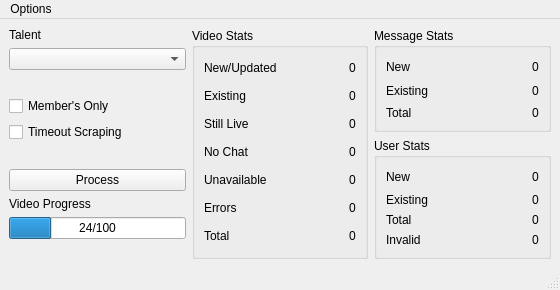
<?xml version="1.0" encoding="UTF-8"?>
<ui version="4.0">
 <class>MainWindow</class>
 <widget class="QMainWindow" name="MainWindow">
  <property name="enabled">
   <bool>true</bool>
  </property>
  <property name="geometry">
   <rect>
    <x>0</x>
    <y>0</y>
    <width>560</width>
    <height>290</height>
   </rect>
  </property>
  <property name="sizePolicy">
   <sizepolicy hsizetype="Fixed" vsizetype="Fixed">
    <horstretch>0</horstretch>
    <verstretch>0</verstretch>
   </sizepolicy>
  </property>
  <property name="minimumSize">
   <size>
    <width>560</width>
    <height>290</height>
   </size>
  </property>
  <property name="maximumSize">
   <size>
    <width>560</width>
    <height>290</height>
   </size>
  </property>
  <property name="windowTitle">
   <string>Youtube Database Updater</string>
  </property>
  <widget class="QWidget" name="centralwidget">
   <layout class="QGridLayout" name="gridLayout_4">
    <item row="0" column="0" rowspan="2">
     <layout class="QGridLayout" name="grid_00">
      <item row="2" column="0">
       <widget class="QPushButton" name="btn_process">
        <property name="text">
         <string>Process</string>
        </property>
       </widget>
      </item>
      <item row="1" column="0">
       <layout class="QGridLayout" name="grid_02_checkboxes">
        <item row="0" column="0">
         <widget class="QCheckBox" name="chk_members">
          <property name="text">
           <string>Member's Only</string>
          </property>
         </widget>
        </item>
        <item row="1" column="0">
         <widget class="QCheckBox" name="chk_timeout">
          <property name="text">
           <string>Timeout Scraping</string>
          </property>
         </widget>
        </item>
        <item row="2" column="0">
         <spacer name="verticalSpacer_2">
          <property name="orientation">
           <enum>Qt::Orientation::Vertical</enum>
          </property>
          <property name="sizeHint" stdset="0">
           <size>
            <width>20</width>
            <height>40</height>
           </size>
          </property>
         </spacer>
        </item>
       </layout>
      </item>
      <item row="0" column="0">
       <layout class="QGridLayout" name="grid_01_talent">
        <item row="2" column="0">
         <widget class="QComboBox" name="cb_talent"/>
        </item>
        <item row="1" column="0">
         <widget class="QLabel" name="lbl_talent">
          <property name="text">
           <string>Talent</string>
          </property>
         </widget>
        </item>
        <item row="3" column="0">
         <spacer name="verticalSpacer">
          <property name="orientation">
           <enum>Qt::Orientation::Vertical</enum>
          </property>
          <property name="sizeHint" stdset="0">
           <size>
            <width>20</width>
            <height>40</height>
           </size>
          </property>
         </spacer>
        </item>
       </layout>
      </item>
      <item row="3" column="0">
       <layout class="QGridLayout" name="grid_03_progress">
        <item row="0" column="0">
         <widget class="QLabel" name="label">
          <property name="text">
           <string>Video Progress</string>
          </property>
         </widget>
        </item>
        <item row="1" column="0">
         <widget class="QProgressBar" name="prg_bar">
          <property name="value">
           <number>24</number>
          </property>
          <property name="format">
           <string>%v/%m</string>
          </property>
         </widget>
        </item>
        <item row="2" column="0">
         <spacer name="verticalSpacer_3">
          <property name="orientation">
           <enum>Qt::Orientation::Vertical</enum>
          </property>
          <property name="sizeHint" stdset="0">
           <size>
            <width>20</width>
            <height>40</height>
           </size>
          </property>
         </spacer>
        </item>
       </layout>
      </item>
     </layout>
    </item>
    <item row="0" column="1" rowspan="2">
     <widget class="QGroupBox" name="groupBox">
      <property name="title">
       <string>Video Stats</string>
      </property>
      <layout class="QGridLayout" name="gridLayout">
       <item row="0" column="2">
        <widget class="QLabel" name="label_12">
         <property name="text">
          <string>0</string>
         </property>
        </widget>
       </item>
       <item row="3" column="2">
        <widget class="QLabel" name="label_9">
         <property name="text">
          <string>0</string>
         </property>
        </widget>
       </item>
       <item row="6" column="0">
        <widget class="QLabel" name="label_18">
         <property name="text">
          <string>Total</string>
         </property>
        </widget>
       </item>
       <item row="1" column="0">
        <widget class="QLabel" name="label_4">
         <property name="text">
          <string>Existing</string>
         </property>
        </widget>
       </item>
       <item row="5" column="0">
        <widget class="QLabel" name="label_7">
         <property name="text">
          <string>Errors</string>
         </property>
        </widget>
       </item>
       <item row="3" column="0">
        <widget class="QLabel" name="label_5">
         <property name="text">
          <string>No Chat</string>
         </property>
        </widget>
       </item>
       <item row="5" column="2">
        <widget class="QLabel" name="label_8">
         <property name="text">
          <string>0</string>
         </property>
        </widget>
       </item>
       <item row="6" column="2">
        <widget class="QLabel" name="label_17">
         <property name="text">
          <string>0</string>
         </property>
        </widget>
       </item>
       <item row="4" column="0">
        <widget class="QLabel" name="label_6">
         <property name="text">
          <string>Unavailable</string>
         </property>
        </widget>
       </item>
       <item row="2" column="2">
        <widget class="QLabel" name="label_27">
         <property name="text">
          <string>0</string>
         </property>
        </widget>
       </item>
       <item row="0" column="0">
        <widget class="QLabel" name="label_3">
         <property name="text">
          <string>New/Updated</string>
         </property>
        </widget>
       </item>
       <item row="2" column="0">
        <widget class="QLabel" name="label_28">
         <property name="text">
          <string>Still Live</string>
         </property>
        </widget>
       </item>
       <item row="1" column="2">
        <widget class="QLabel" name="label_10">
         <property name="text">
          <string>0</string>
         </property>
        </widget>
       </item>
       <item row="4" column="2">
        <widget class="QLabel" name="label_11">
         <property name="text">
          <string>0</string>
         </property>
        </widget>
       </item>
       <item row="2" column="1">
        <spacer name="horizontalSpacer">
         <property name="orientation">
          <enum>Qt::Orientation::Horizontal</enum>
         </property>
         <property name="sizeHint" stdset="0">
          <size>
           <width>40</width>
           <height>20</height>
          </size>
         </property>
        </spacer>
       </item>
      </layout>
     </widget>
    </item>
    <item row="0" column="2">
     <widget class="QGroupBox" name="groupBox_2">
      <property name="title">
       <string>Message Stats</string>
      </property>
      <layout class="QGridLayout" name="gridLayout_2">
       <item row="1" column="0">
        <widget class="QLabel" name="label_14">
         <property name="text">
          <string>Existing</string>
         </property>
        </widget>
       </item>
       <item row="2" column="0">
        <widget class="QLabel" name="label_30">
         <property name="text">
          <string>Total</string>
         </property>
        </widget>
       </item>
       <item row="2" column="2">
        <widget class="QLabel" name="label_29">
         <property name="text">
          <string>0</string>
         </property>
        </widget>
       </item>
       <item row="0" column="0">
        <widget class="QLabel" name="label_13">
         <property name="text">
          <string>New</string>
         </property>
        </widget>
       </item>
       <item row="0" column="2">
        <widget class="QLabel" name="label_22">
         <property name="text">
          <string>0</string>
         </property>
        </widget>
       </item>
       <item row="1" column="2">
        <widget class="QLabel" name="label_20">
         <property name="text">
          <string>0</string>
         </property>
        </widget>
       </item>
       <item row="0" column="1">
        <spacer name="horizontalSpacer_2">
         <property name="orientation">
          <enum>Qt::Orientation::Horizontal</enum>
         </property>
         <property name="sizeHint" stdset="0">
          <size>
           <width>40</width>
           <height>20</height>
          </size>
         </property>
        </spacer>
       </item>
      </layout>
     </widget>
    </item>
    <item row="1" column="2">
     <widget class="QGroupBox" name="groupBox_3">
      <property name="title">
       <string>User Stats</string>
      </property>
      <layout class="QGridLayout" name="gridLayout_3">
       <item row="0" column="0">
        <widget class="QLabel" name="label_15">
         <property name="text">
          <string>New</string>
         </property>
        </widget>
       </item>
       <item row="0" column="2">
        <widget class="QLabel" name="label_23">
         <property name="text">
          <string>0</string>
         </property>
        </widget>
       </item>
       <item row="2" column="0">
        <widget class="QLabel" name="label_26">
         <property name="text">
          <string>Total</string>
         </property>
        </widget>
       </item>
       <item row="3" column="2">
        <widget class="QLabel" name="label_24">
         <property name="text">
          <string>0</string>
         </property>
        </widget>
       </item>
       <item row="1" column="2">
        <widget class="QLabel" name="label_21">
         <property name="text">
          <string>0</string>
         </property>
        </widget>
       </item>
       <item row="2" column="2">
        <widget class="QLabel" name="label_25">
         <property name="text">
          <string>0</string>
         </property>
        </widget>
       </item>
       <item row="3" column="0">
        <widget class="QLabel" name="label_19">
         <property name="text">
          <string>Invalid</string>
         </property>
        </widget>
       </item>
       <item row="1" column="0">
        <widget class="QLabel" name="label_16">
         <property name="text">
          <string>Existing</string>
         </property>
        </widget>
       </item>
       <item row="0" column="1">
        <spacer name="horizontalSpacer_3">
         <property name="orientation">
          <enum>Qt::Orientation::Horizontal</enum>
         </property>
         <property name="sizeHint" stdset="0">
          <size>
           <width>40</width>
           <height>20</height>
          </size>
         </property>
        </spacer>
       </item>
      </layout>
     </widget>
    </item>
   </layout>
  </widget>
  <widget class="QMenuBar" name="menubar">
   <property name="geometry">
    <rect>
     <x>0</x>
     <y>0</y>
     <width>560</width>
     <height>22</height>
    </rect>
   </property>
   <widget class="QMenu" name="menuOptions">
    <property name="title">
     <string>Options</string>
    </property>
    <addaction name="actionSet_Data_Location"/>
    <addaction name="actionSet_Secrets_Location"/>
    <addaction name="actionLog_to_file"/>
   </widget>
   <addaction name="menuOptions"/>
  </widget>
  <widget class="QStatusBar" name="statusbar"/>
  <action name="actionSet_Data_Location">
   <property name="text">
    <string>Set Data Location</string>
   </property>
  </action>
  <action name="actionSet_Secrets_Location">
   <property name="text">
    <string>Set Secrets Location</string>
   </property>
  </action>
  <action name="actionLog_to_file">
   <property name="checkable">
    <bool>true</bool>
   </property>
   <property name="text">
    <string>Log to file</string>
   </property>
  </action>
 </widget>
 <resources/>
 <connections/>
</ui>
